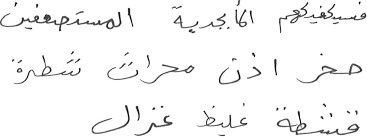
#> input picture Untitled.png, 367 x 137 px
$ python -i transforms.py   (imports and definitions only)
#> lines starting #> are read from the running program, lines starting #| are printed output that depends on the picture
import cv2
import numpy as np
from skimage.filters import threshold_sauvola

# [6 lines left out: function to_grayscale, not called in this run]

def binarize_otsu(image:np.ndarray)->np.ndarray:
    _,binary = cv2.threshold(image,0,255,cv2.THRESH_BINARY_INV + cv2.THRESH_OTSU)
    return binary

# [19 lines left out: functions binarize_sauvola, binarize, denoise_morphological, not called in this run]

def denoise_median(image: np.ndarray, kernel_size: int = 3) -> np.ndarray:
    return cv2.medianBlur(image,kernel_size)

def denoise_gaussian(image: np.ndarray, kernel_size: int = 3) -> np.ndarray:
    return cv2.GaussianBlur(image,(kernel_size,kernel_size),0)

# [38 lines left out: functions denoise, resize_and_pad, not called in this run]

def normalize(image:np.ndarray)->np.ndarray:
    return image.astype(np.float32)/255.0


class BlackBoxProcessor:
    # [54 lines left out: functions __init__, _apply_clahe, _apply_gamma, _apply_unsharp, __call__, not called in this run]


def _elastic_distortion(image: np.ndarray, alpha: float = 36, sigma: float = 6) -> np.ndarray:
    shape = image.shape
    random_state = np.random.RandomState(None)

    dx = (random_state.rand(*shape) * 2 - 1)
    dy = (random_state.rand(*shape) * 2 - 1)

    dx = cv2.GaussianBlur(dx, (0, 0), sigma) * alpha
    dy = cv2.GaussianBlur(dy, (0, 0), sigma) * alpha

    x, y = np.meshgrid(np.arange(shape[1]), np.arange(shape[0]))
    map_x = (x + dx).astype(np.float32)
    map_y = (y + dy).astype(np.float32)

    distorted = cv2.remap(image, map_x, map_y, interpolation=cv2.INTER_LINEAR, borderMode=cv2.BORDER_CONSTANT, borderValue=0)
    return distorted


# [38 lines left out: function apply_augmentations, not called in this run]


class ManuscriptPreprocessor:

    # [29 lines left out: functions __init__, __call__, not called in this run]

>>> import cv2
>>> picture = cv2.imread('../Untitled.png', cv2.IMREAD_GRAYSCALE)
#> picture is the input picture: shape (137, 367); min 0, max 255, mean 245.7
>>> result = _elastic_distortion(picture)
#> in _elastic_distortion, `distorted = cv2.remap(image, map_x, map_y, interpolation=cv2.INTER_LIN..`:
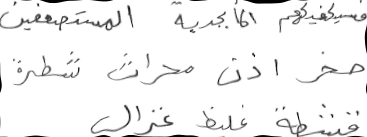
#> distorted: shape (137, 367); min 0, max 255, mean 243.1
